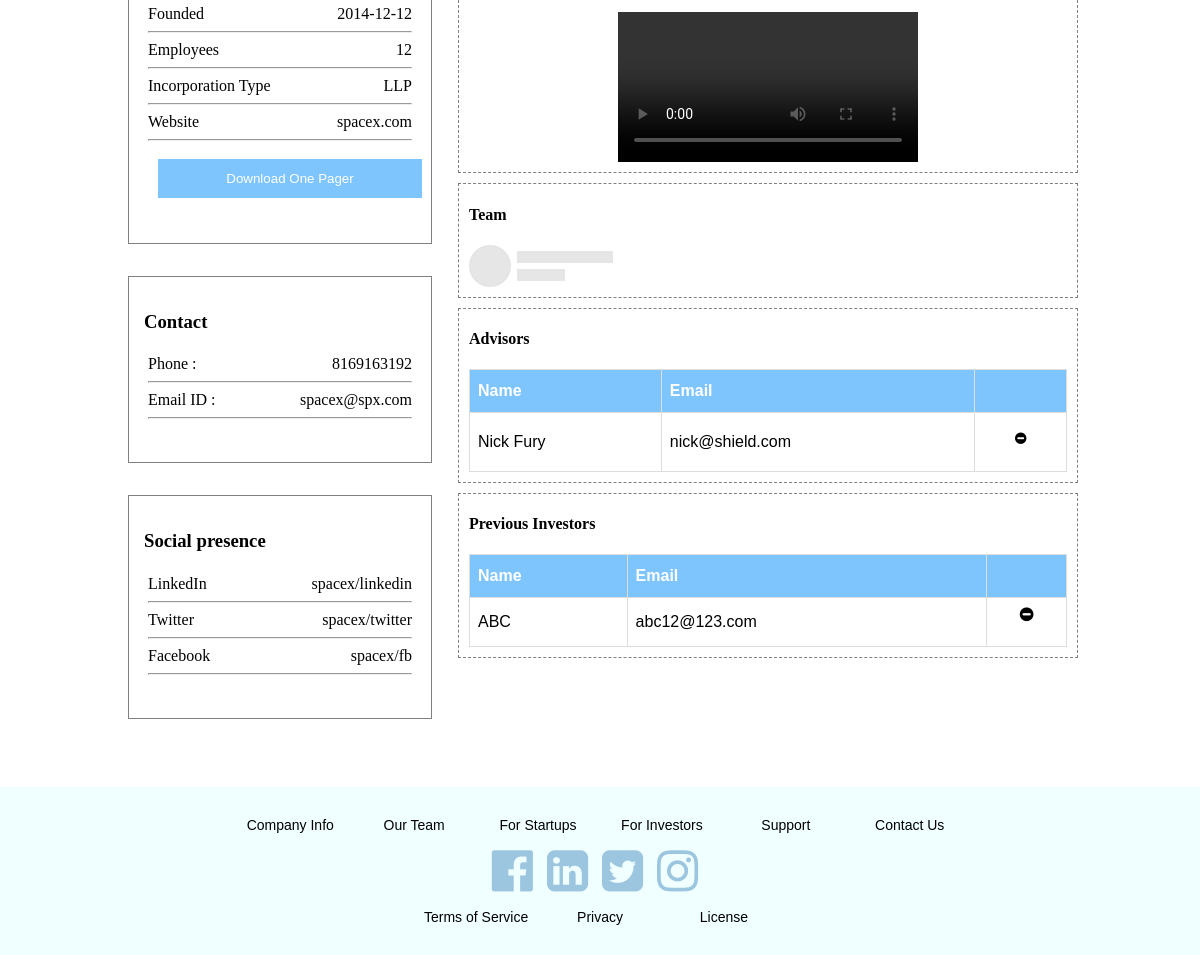
Before: /StartUp/DB/index.php (signed in, lower part) with the older database file.
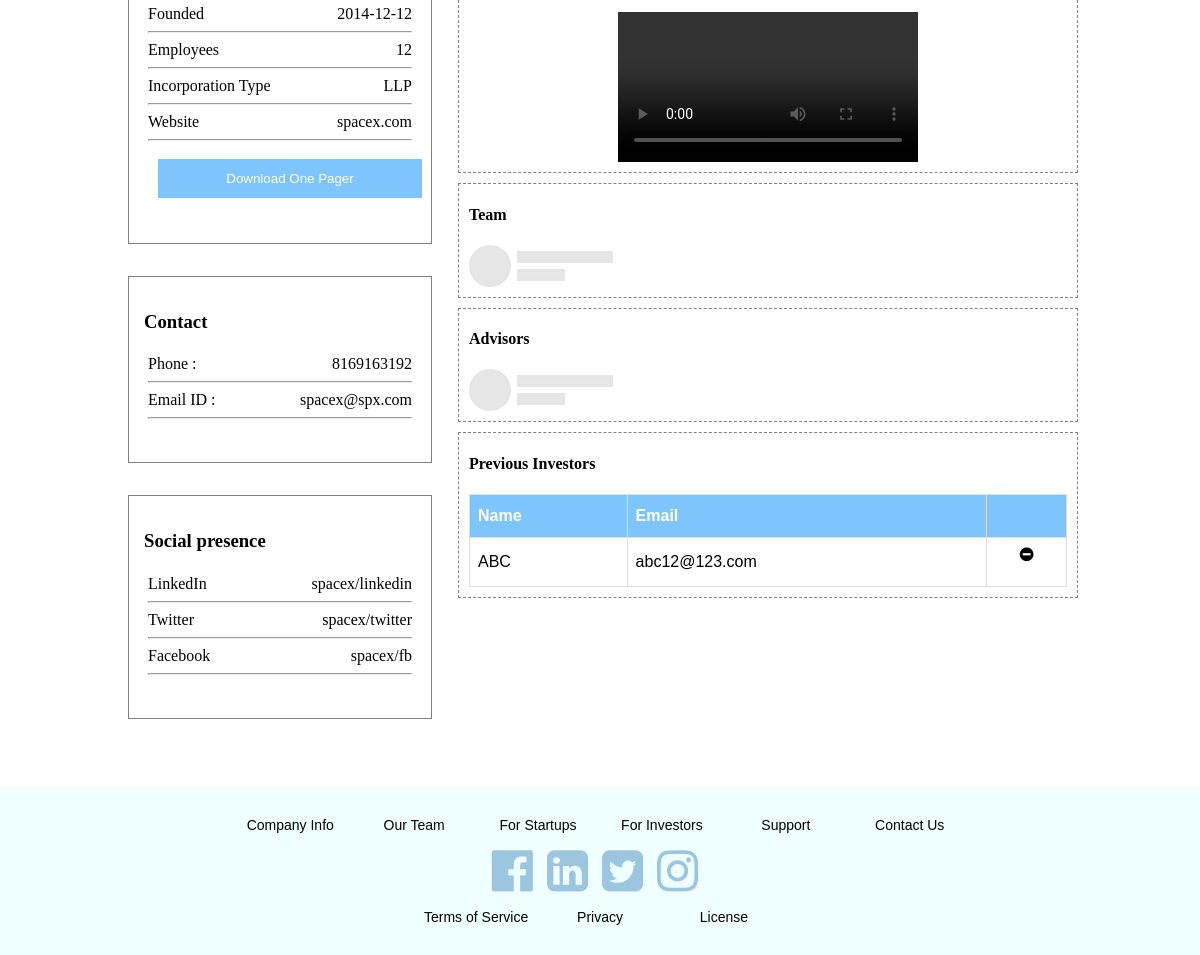
After: the same page with the newer database file.
### tables this page shows
CREATE TABLE `st_addetails` (
  `StpID` int(20) NOT NULL,
  `Stage` varchar(200) DEFAULT NULL,
  `DOF` varchar(200) DEFAULT NULL,
  `EmpNum` varchar(200) DEFAULT NULL,
  `IncType` varchar(200) DEFAULT NULL,
  `LinkedIn` varchar(200) DEFAULT NULL,
  `Twitter` varchar(200) DEFAULT NULL,
  `Facebook` varchar(200) DEFAULT NULL,
  `Instagram` varchar(200) DEFAULT NULL,
  `Youtube` varchar(200) DEFAULT NULL
);

CREATE TABLE `st_details` (
  `StpID` int(20) NOT NULL,
  `Stname` varchar(200) NOT NULL,
  `Ffname` varchar(200) NOT NULL,
  `Sfname` varchar(200) NOT NULL,
  `Email` varchar(200) NOT NULL,
  `Phone` varchar(200) NOT NULL,
  `Type` varchar(200) NOT NULL,
  `Address` varchar(200) NOT NULL,
  `City` varchar(200) NOT NULL,
  `State` varchar(200) NOT NULL,
  `Country` varchar(200) NOT NULL,
  `Website` varchar(200) NOT NULL,
  `Investment` varchar(200) NOT NULL
);

CREATE TABLE `st_advisors` (
  `ID` int(50) NOT NULL,
  `StpID` int(20) NOT NULL,
  `Name` varchar(200) NOT NULL,
  `Email` varchar(200) NOT NULL
);

CREATE TABLE `st_previnvestment` (
  `ID` int(50) NOT NULL,
  `StpID` int(20) NOT NULL,
  `Name` varchar(200) NOT NULL,
  `Email` varchar(200) NOT NULL
);

### StartUp/DB/index.php (the view, shortened to what this page needs)
<?php
	require '../../server.php';
	$id = $_SESSION['StpID'];
	$qu = "SELECT * FROM st_details WHERE StpID = '$id'";
	$results = mysqli_query($db, $qu);
	$row = mysqli_fetch_assoc($results);
	$Email = $row['Email'];
	$Phone = $row['Phone'];
	$Website = $row['Website'];
	$q = "SELECT * FROM st_addetails WHERE StpID = '$id';";
	$results = mysqli_query($db, $q);
	$row = mysqli_fetch_assoc($results);
	$DOF = $row['DOF'] == "" ? '--' : $row['DOF'];
	$EmpNum = $row['EmpNum']==""? '--':$row['EmpNum'];
	$IncType = $row['IncType']==""? '--':$row['IncType'];
	$LinkedInLink = $row['LinkedIn']==""? '--':$row['LinkedIn'];
	$TwitterLink = $row['Twitter']==""? '--':$row['Twitter'];
	$FBLink = $row['Facebook']==""? '--':$row['Facebook'];
	$q = "SELECT * FROM st_uploads WHERE StpID = '$id';";
	$results = mysqli_query($db, $q);
	$row = mysqli_fetch_assoc($results);
	$PitchName = $row['PitchName'];
	$PitchExt = $row['PitchExt'];
?>
<html>
    <head>
        <link rel="stylesheet" href="https://cdnjs.cloudflare.com/ajax/libs/font-awesome/4.7.0/css/font-awesome.min.css">
        <link rel="stylesheet" href="../css/companyprof.css" type="text/css">
    </head>
    <body>
		<?php require '../include/header/stp_db.php'; ?>
		<?php require '../include/nav/nav.php'; ?>
        <div class="container">
            <div class="main">
                <div class="sideprof">
                    <ul class="proflist">
                        <li class="item">Founded <span class="value"><?= $DOF?></span></li>
                        <li style="list-style: none; display: inline">
                            <hr>
                        </li>
                        <li class="item">Employees <span class="value"><?= $EmpNum?></span></li>
                        <li style="list-style: none; display: inline">
                            <hr>
                        </li>
                        <li class="item">Incorporation Type <span class="value"><?= $IncType?></span></li>
                        <li style="list-style: none; display: inline">
                            <hr>
                        </li>
                        <li class="item">Website <span class="value"><?= $Website?></span></li>
                        <li style="list-style: none; display: inline">
                            <hr>
                        </li>
                        <li><button class="b1" name="requestbtn" onclick="">Download One Pager</button></li>
                    </ul>
                </div>
                <div class="contact sideprof">
                    <h3>Contact</h3>
					<ul class="proflist">
						<li class="item">Phone :  <span class="value"><?= $Phone?></span></li>
                        <li style="list-style: none; display: inline">
                            <hr>
                        </li>
                        <li class="item">Email ID : <span class="value"><?= $Email?></span></li>
                        <li style="list-style: none; display: inline">
                            <hr>
                        </li>
                    </ul>
                </div>
                <div class="social sideprof">
                    <h3>Social presence</h3>
					<ul class="proflist">
						<li class="item">LinkedIn <span class="value"><?= $LinkedInLink?></span></li>
	                    <li style="list-style: none; display: inline">
	                        <hr>
	                    </li>
						<li class="item">Twitter <span class="value"><?= $TwitterLink?></span></li>
	                    <li style="list-style: none; display: inline">
	                        <hr>
	                    </li>
	                    <li class="item">Facebook <span class="value"><?= $FBLink?></span></li>
	                    <li style="list-style: none; display: inline">
	                        <hr>
	                    </li>
                    </ul>
                </div>
                <div class="summary">
                    <div class="databox" style="padding:10px;">
						<?php
							if($PitchName == ""){
		                        echo '<label>Increase the impact of your profile by uploading a short pitch</label>';
		                        echo '<br>';
								echo '<form class="pitch" action="index.php" method="post" enctype="multipart/form-data">';
									echo '<input type="file" name="pitchvid">';
									echo '<input type="submit" name="pitchsub" value="Upload">';
								echo '</form>';
							}
							else{
								echo "<div align=center><video controls><source src='$PitchName' type='video/$PitchExt'>Your browser does not support the video tag.</video></div>";
							}
						?>
                    </div>
                    <div class="databox">
                        <h4>Team	<div class="limit_mem" id="limit_mem">(maximum 6 members can be added!)</div>
						</h4>
						<?php
							$q = "SELECT * FROM st_team where StpID = '$id';";
							$results=mysqli_query($db, $q);
							if (mysqli_num_rows($results) > 0) {
								echo '<table class="tables">';
								echo "<tr>";
								echo "<th>Name</th>";
								echo "<th>Designation</th>";
								echo "<th>Exp(Yrs)</th>";
								echo "<th>Email</th>";
								echo "<th>LinkedIn</th>";
								echo "<th></th>";
								echo "</th>";
							    while($row = mysqli_fetch_assoc($results)) {
							        echo '<tr>';
									echo '<td>'.$row["FName"].'&nbsp;'.$row["LName"].'</td>';
									echo '<td>'.$row["Designation"].'</td>';
									echo '<td>'.$row['Experience'].'</td>';
									echo '<td>'.$row['Email'].'</td>';
									echo '<td>'.$row['LinkedIn'].'</td>';
									echo '<td><center><form method="post" action="index.php">
									<input class="member" type="number" name="member" value="'.$row['ID'].'">
									<button name="rem_mem" value="rem_mem" type="submit" class="rem_mem" id="'.$row['ID'].'" onclick="remove_team(this.id)" ><i class="fa fa-minus-circle"></i></button>
									</form></center>
									</td>';
									echo "</tr>";
							    }
								echo '</table>';
							} else {
								echo '<img src="../img/Contact.png">';
							}
						?>
                    </div>
                    <div class="databox">
                        <h4>Advisors <div class="limit_adv" id="limit_adv">(maximum 3 advisors can be added!)</div></h4>
						<?php
							$q = "SELECT * FROM st_advisors where StpID = '$id';";
							$results=mysqli_query($db, $q);
							if (mysqli_num_rows($results) > 0) {
								echo '<table class="tables">';
								echo "<tr>";
								echo "<th>Name</th>";
								echo "<th>Email</th>";
								echo "<th></th>";
							    while($row = mysqli_fetch_assoc($results)) {
							        echo '<tr>';
									echo '<td>'.$row["Name"].'</td>';
									echo '<td>'.$row['Email'].'</td>';
									echo '<td><center><form method="post" action="index.php">
									<input class="advisor" type="number" name="advisor" value="'.$row['ID'].'">
									<button name="rem_adv" value="rem_adv" type="submit" class="rem_adv"><i class="fa fa-minus-circle"></i></button>
									</form></center>
									</td>';
									echo "</tr>";
							    }
								echo '</table>';
							} else {
								echo '<img src="../img/Contact.png">';
							}
						?>
                    </div>
					<div class="databox">
						<h4>Previous Investors <div class="limit_pre" id="limit_pre">(maximum 3 previous investors can be added!)</div></h4>
						<?php
							$q = "SELECT * FROM st_previnvestment where StpID = '$id';";
							$results=mysqli_query($db, $q);
							if (mysqli_num_rows($results) > 0) {
								echo '<table class="tables">';
								echo "<tr>";
								echo "<th>Name</th>";
								echo "<th>Email</th>";
								echo "<th></th>";
								while($row = mysqli_fetch_assoc($results)) {
									echo '<tr>';
									echo '<td>'.$row["Name"].'</td>';
									echo '<td>'.$row['Email'].'</td>';
									echo '<td><center><form method="post" action="index.php">
									<input class="prev_inv" type="number" name="prev_inv" value="'.$row['ID'].'>
									<button name="rem_inv" value="rem_inv" type="submit" class="rem_inv" ><i class="fa fa-minus-circle"></i></button>
									</form></center>
									</td>';
									echo "</tr>";
								}
								echo '</table>';
							} else {
								echo '<img src="../img/Contact.png">';
							}
						?>
					</div>
                </div>
            </div>
			<?php require "../../include/footer/footer.php" ?>
        </div>
    </body>
</html>

### StartUp/include/header/stp_db.php (shortened to what this page needs)
<head>
    <link rel="stylesheet" href="https://cdnjs.cloudflare.com/ajax/libs/font-awesome/4.7.0/css/font-awesome.min.css">
    <link type="text/css" rel="stylesheet" href="/NamanAngels/css/navbar.css">
</head>
<body>
</body>

### StartUp/include/nav/nav.php (shortened to what this page needs)
<head>
    <link rel="stylesheet" type="text/css" href="/NamanAngels/StartUp/css/stroke.css">
</head>
<body>
</body>

### include/footer/footer.php (shortened to what this page needs)
<head>
    <link rel="stylesheet" href="https://cdnjs.cloudflare.com/ajax/libs/font-awesome/4.7.0/css/font-awesome.min.css">
</head>
<body>
    <div class="foot">
        <center>
            <br>
            <p>
                <span class="spa">
                  <a href="/NamanAngels/include/about/about.php#cinf" class="foota1">Company Info</a>
                </span>
                <span class="spa">
                  <a href="/NamanAngels/include/about/team.php" class="foota1"> Our Team</a>
                </span>
                <span class="spa">
                  <a href="/NamanAngels/include/about/about.php#fstp" class="foota1">For Startups</a>
                </span>
                <span class="spa">
                  <a href="/NamanAngels/include/about/about.php#finv" class="foota1">For Investors</a>
                </span>
                <span class="spa">
                  <a href="/NamanAngels/include/about/about.php#cont" class="foota1"> Support </a>
                </span>
                <span class="spa">
                  <a href="/NamanAngels/include/about/about.php#cont" class="foota1"> Contact Us</a>
                </span>
            </p>
            <i class="fa fa-facebook-official" id="icon"></i>
            <i class="fa fa-linkedin-square" id="icon"></i>
            <i class="fa fa-twitter-square" id="icon"></i>
            <i class="fa fa-instagram" id="icon"></i>
            <br>
            <p>
                <span class="spa">
                  <a class="foota2" href="#">Terms of Service </a>
                </span>
                <span class="spa">
                  <a class="foota2" href="#"> Privacy </a>
                </span>
                <span class="spa">
                  <a class="foota2" href="#" > License </a>
                </span>
            </p><br>
        </center>
    </div>
</body>

### StartUp/css/companyprof.css (style rules this page uses)
body { margin:0px; padding:0px; }
.container { display: grid; grid-template-rows: 2fr 8fr 3fr; grid-gap: 1em; height: 1100px; }
.main { display: grid; grid-template-columns:1fr 2fr; grid-gap: 1em; grid-auto-rows: minmax(20px,auto); margin-left: 7em; margin-right: 7em; }
.sideprof,.social,.contact { grid-column: 1; margin-left: 1em; margin-bottom: 1em; padding: 15px; align-content: center; border: 1px solid gray; background-color: white; }
.sideprof { grid-row:3/6; }
.social { grid-row:7/8; }
.contact { grid-row:6/7; }
.sideprof ul { list-style-type: none; padding: 4px; }
.sideprof .value { float:right; }
.sideprof .b1 { width: 100%; margin: 10px; }
a { text-decoration: none; color:#0e3c58; }
.databox { border: 1px dashed gray; margin:10px; padding: 10px; padding-top: 0px; }
.summary { grid-column: 2; grid-row: 4/9; }
.save,.b1,.adddoc { background-color: #7ec5fd; color: white; border:2px solid #7ec5fd; padding: 10px; margin-left: 10px; }
.databox div video { max-height: 300px; max-width: 100px; }
.tables { font-family: "Trebuchet MS", Arial, Helvetica, sans-serif; border-collapse: collapse; width: 100%; }
.tables td, .tables th { border: 1px solid #ddd; padding: 8px; }
.tables th { padding-top: 12px; padding-bottom: 12px; text-align: left; background-color: #7ec5fd; color: white; }

### css/navbar.css (style rules this page uses)
body { margin: 0px; padding: 0px; }

### StartUp/DB/index.php (style rules this page uses)
.databox div video { max-height: 300px; max-width: 100%; }
.rem_adv { margin-top: 10px; border: none; background-color: white; }

### include/footer/footer.php (style rules this page uses)
.foot { font-family:Arial; font-size: 14px; background-color:azure; margin:0 0; padding:0; }
.spa a { text-decoration: none; color:black; }
.spa { display: inline-block; width: 120px; }
#icon { display: inline-block; font-size: 48px; color:#9cc5e0; margin-right:10px; }

Changed rows visible on the page:
removed st_advisors: Name "Nick Fury", Email "nick@shield.com"
Other visible differences:
text no longer shown: "Name Email"
